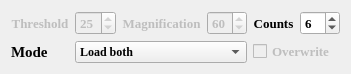
   <widget class="QWidget" name="layoutWidget_3">
    <property name="geometry">
     <rect>
      <x>190</x>
      <y>10</y>
      <width>351</width>
      <height>71</height>
     </rect>
    </property>
    <layout class="QGridLayout" name="gridLayout_5">
     <item row="0" column="0">
      <widget class="QLabel" name="Threshold">
       <property name="enabled">
        <bool>false</bool>
       </property>
       <property name="font">
        <font>
         <family>Times New Roman</family>
         <pointsize>10</pointsize>
         <weight>75</weight>
         <italic>false</italic>
         <bold>true</bold>
        </font>
       </property>
       <property name="frameShadow">
        <enum>QFrame::Plain</enum>
       </property>
       <property name="lineWidth">
        <number>1</number>
       </property>
       <property name="text">
        <string>Threshold</string>
       </property>
       <property name="alignment">
        <set>Qt::AlignCenter</set>
       </property>
      </widget>
     </item>
     <item row="1" column="4" colspan="2">
      <widget class="QCheckBox" name="Overwrite">
       <property name="enabled">
        <bool>false</bool>
       </property>
       <property name="font">
        <font>
         <family>Times New Roman</family>
         <pointsize>10</pointsize>
         <weight>75</weight>
         <bold>true</bold>
        </font>
       </property>
       <property name="text">
        <string>Overwrite</string>
       </property>
       <property name="checkable">
        <bool>true</bool>
       </property>
       <property name="checked">
        <bool>false</bool>
       </property>
      </widget>
     </item>
     <item row="0" column="1">
      <widget class="QSpinBox" name="threshold">
       <property name="enabled">
        <bool>false</bool>
       </property>
       <property name="font">
        <font>
         <family>Times New Roman</family>
         <pointsize>10</pointsize>
         <weight>75</weight>
         <italic>false</italic>
         <bold>true</bold>
        </font>
       </property>
       <property name="maximum">
        <number>99</number>
       </property>
       <property name="value">
        <number>25</number>
       </property>
      </widget>
     </item>
     <item row="0" column="5">
      <widget class="QSpinBox" name="counts">
       <property name="enabled">
        <bool>true</bool>
       </property>
       <property name="font">
        <font>
         <family>Times New Roman</family>
         <pointsize>10</pointsize>
         <weight>75</weight>
         <italic>false</italic>
         <bold>true</bold>
        </font>
       </property>
       <property name="maximum">
        <number>99</number>
       </property>
       <property name="value">
        <number>6</number>
       </property>
      </widget>
     </item>
     <item row="1" column="0">
      <widget class="QLabel" name="Mode">
       <property name="enabled">
        <bool>true</bool>
       </property>
       <property name="font">
        <font>
         <family>Times New Roman</family>
         <pointsize>11</pointsize>
         <weight>75</weight>
         <italic>false</italic>
         <bold>true</bold>
        </font>
       </property>
       <property name="text">
        <string>Mode</string>
       </property>
      </widget>
     </item>
     <item row="0" column="3">
      <widget class="QSpinBox" name="magnification">
       <property name="enabled">
        <bool>false</bool>
       </property>
       <property name="font">
        <font>
         <family>Times New Roman</family>
         <pointsize>10</pointsize>
         <weight>75</weight>
         <italic>false</italic>
         <bold>true</bold>
        </font>
       </property>
       <property name="maximum">
        <number>99</number>
       </property>
       <property name="value">
        <number>60</number>
       </property>
      </widget>
     </item>
     <item row="1" column="1" colspan="3">
      <widget class="QComboBox" name="mode">
       <property name="enabled">
        <bool>true</bool>
       </property>
       <property name="sizePolicy">
        <sizepolicy hsizetype="Minimum" vsizetype="Minimum">
         <horstretch>0</horstretch>
         <verstretch>0</verstretch>
        </sizepolicy>
       </property>
       <property name="font">
        <font>
         <family>Times New Roman</family>
         <weight>75</weight>
         <bold>true</bold>
        </font>
       </property>
       <item>
        <property name="text">
         <string>Load both</string>
        </property>
       </item>
       <item>
        <property name="text">
         <string>Load waveforms only</string>
        </property>
       </item>
       <item>
        <property name="text">
         <string>Load features only</string>
        </property>
       </item>
      </widget>
     </item>
     <item row="0" column="2">
      <widget class="QLabel" name="Magnification">
       <property name="enabled">
        <bool>false</bool>
       </property>
       <property name="font">
        <font>
         <family>Times New Roman</family>
         <pointsize>10</pointsize>
         <weight>75</weight>
         <italic>false</italic>
         <bold>true</bold>
        </font>
       </property>
       <property name="frameShadow">
        <enum>QFrame::Plain</enum>
       </property>
       <property name="lineWidth">
        <number>1</number>
       </property>
       <property name="text">
        <string>Magnification</string>
       </property>
       <property name="alignment">
        <set>Qt::AlignCenter</set>
       </property>
      </widget>
     </item>
     <item row="0" column="4">
      <widget class="QLabel" name="Counts">
       <property name="enabled">
        <bool>true</bool>
       </property>
       <property name="font">
        <font>
         <family>Times New Roman</family>
         <pointsize>10</pointsize>
         <weight>75</weight>
         <italic>false</italic>
         <bold>true</bold>
        </font>
       </property>
       <property name="frameShadow">
        <enum>QFrame::Plain</enum>
       </property>
       <property name="lineWidth">
        <number>1</number>
       </property>
       <property name="text">
        <string>Counts</string>
       </property>
       <property name="alignment">
        <set>Qt::AlignCenter</set>
       </property>
      </widget>
     </item>
    </layout>
   </widget>
